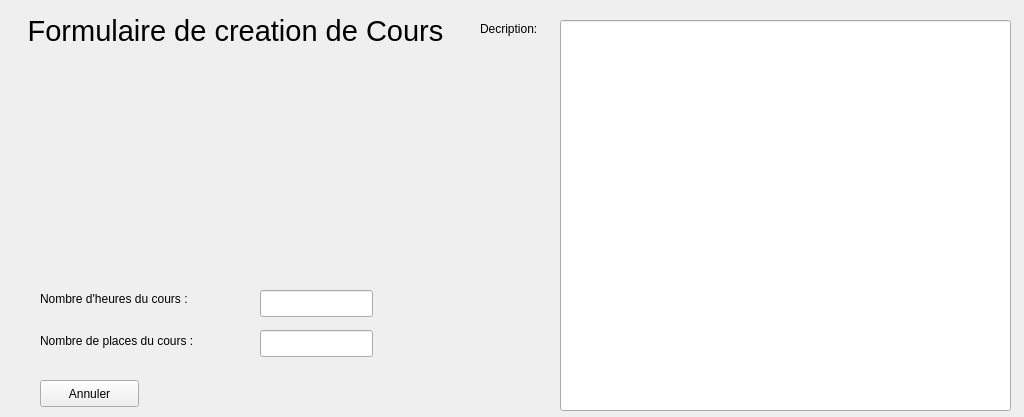
<?xml version="1.0" encoding="UTF-8"?>
<ui version="4.0">
 <class>Contenu</class>
 <widget class="QStackedWidget" name="Contenu">
  <property name="geometry">
   <rect>
    <x>0</x>
    <y>0</y>
    <width>1024</width>
    <height>417</height>
   </rect>
  </property>
  <property name="windowTitle">
   <string>StackedWidget</string>
  </property>
  <property name="currentIndex">
   <number>4</number>
  </property>
  <widget class="QWidget" name="connInsc">
   <widget class="QGroupBox" name="grpConnexion">
    <property name="geometry">
     <rect>
      <x>40</x>
      <y>30</y>
      <width>491</width>
      <height>361</height>
     </rect>
    </property>
    <property name="font">
     <font>
      <pointsize>12</pointsize>
     </font>
    </property>
    <property name="title">
     <string>Connexion</string>
    </property>
    <widget class="QLineEdit" name="connexionIdentifiant">
     <property name="geometry">
      <rect>
       <x>10</x>
       <y>80</y>
       <width>471</width>
       <height>71</height>
      </rect>
     </property>
     <property name="font">
      <font>
       <pointsize>35</pointsize>
      </font>
     </property>
    </widget>
    <widget class="QLineEdit" name="connexionMDP">
     <property name="geometry">
      <rect>
       <x>10</x>
       <y>220</y>
       <width>471</width>
       <height>71</height>
      </rect>
     </property>
     <property name="font">
      <font>
       <pointsize>35</pointsize>
      </font>
     </property>
     <property name="echoMode">
      <enum>QLineEdit::Password</enum>
     </property>
    </widget>
    <widget class="QPushButton" name="connexionButton">
     <property name="geometry">
      <rect>
       <x>10</x>
       <y>300</y>
       <width>251</width>
       <height>31</height>
      </rect>
     </property>
     <property name="font">
      <font>
       <pointsize>12</pointsize>
      </font>
     </property>
     <property name="text">
      <string>Connexion</string>
     </property>
    </widget>
    <widget class="QLabel" name="label_26">
     <property name="geometry">
      <rect>
       <x>10</x>
       <y>20</y>
       <width>181</width>
       <height>71</height>
      </rect>
     </property>
     <property name="font">
      <font>
       <pointsize>16</pointsize>
      </font>
     </property>
     <property name="text">
      <string>Identifiant :</string>
     </property>
    </widget>
    <widget class="QLabel" name="label_27">
     <property name="geometry">
      <rect>
       <x>10</x>
       <y>160</y>
       <width>181</width>
       <height>71</height>
      </rect>
     </property>
     <property name="font">
      <font>
       <pointsize>16</pointsize>
      </font>
     </property>
     <property name="text">
      <string>Mot de Passe :</string>
     </property>
    </widget>
   </widget>
   <widget class="QGroupBox" name="grpInscrip">
    <property name="geometry">
     <rect>
      <x>550</x>
      <y>30</y>
      <width>421</width>
      <height>351</height>
     </rect>
    </property>
    <property name="font">
     <font>
      <pointsize>12</pointsize>
     </font>
    </property>
    <property name="title">
     <string>Inscription</string>
    </property>
    <widget class="QLabel" name="label_28">
     <property name="geometry">
      <rect>
       <x>10</x>
       <y>20</y>
       <width>181</width>
       <height>71</height>
      </rect>
     </property>
     <property name="font">
      <font>
       <pointsize>16</pointsize>
      </font>
     </property>
     <property name="text">
      <string>Identifiant :</string>
     </property>
    </widget>
    <widget class="QLabel" name="label_29">
     <property name="geometry">
      <rect>
       <x>10</x>
       <y>160</y>
       <width>181</width>
       <height>71</height>
      </rect>
     </property>
     <property name="font">
      <font>
       <pointsize>16</pointsize>
      </font>
     </property>
     <property name="text">
      <string>Mot de Passe :</string>
     </property>
    </widget>
    <widget class="QPushButton" name="inscripButton">
     <property name="geometry">
      <rect>
       <x>10</x>
       <y>300</y>
       <width>231</width>
       <height>31</height>
      </rect>
     </property>
     <property name="text">
      <string>Inscription</string>
     </property>
    </widget>
    <widget class="QLineEdit" name="inscripIdentifiant">
     <property name="geometry">
      <rect>
       <x>10</x>
       <y>80</y>
       <width>401</width>
       <height>71</height>
      </rect>
     </property>
     <property name="font">
      <font>
       <pointsize>35</pointsize>
      </font>
     </property>
    </widget>
    <widget class="QLineEdit" name="inscripMDP">
     <property name="geometry">
      <rect>
       <x>10</x>
       <y>220</y>
       <width>401</width>
       <height>71</height>
      </rect>
     </property>
     <property name="font">
      <font>
       <pointsize>35</pointsize>
      </font>
     </property>
     <property name="echoMode">
      <enum>QLineEdit::Password</enum>
     </property>
    </widget>
   </widget>
  </widget>
  <widget class="QWidget" name="menuAdmin">
   <widget class="QLabel" name="label_12">
    <property name="geometry">
     <rect>
      <x>180</x>
      <y>110</y>
      <width>371</width>
      <height>61</height>
     </rect>
    </property>
    <property name="font">
     <font>
      <pointsize>15</pointsize>
     </font>
    </property>
    <property name="text">
     <string>Accepter ou refuser un cours proposé 
par un enseignant. 
</string>
    </property>
    <property name="alignment">
     <set>Qt::AlignLeading|Qt::AlignLeft|Qt::AlignTop</set>
    </property>
   </widget>
   <widget class="QPushButton" name="b_deco_3">
    <property name="geometry">
     <rect>
      <x>860</x>
      <y>370</y>
      <width>141</width>
      <height>31</height>
     </rect>
    </property>
    <property name="font">
     <font>
      <pointsize>13</pointsize>
     </font>
    </property>
    <property name="cursor">
     <cursorShape>PointingHandCursor</cursorShape>
    </property>
    <property name="text">
     <string>DECONNEXION</string>
    </property>
   </widget>
   <widget class="QPushButton" name="b_opencours_4">
    <property name="geometry">
     <rect>
      <x>50</x>
      <y>210</y>
      <width>99</width>
      <height>21</height>
     </rect>
    </property>
    <property name="text">
     <string>Ouvrir Cours</string>
    </property>
   </widget>
   <widget class="QLabel" name="label_13">
    <property name="geometry">
     <rect>
      <x>50</x>
      <y>30</y>
      <width>241</width>
      <height>41</height>
     </rect>
    </property>
    <property name="font">
     <font>
      <pointsize>22</pointsize>
     </font>
    </property>
    <property name="text">
     <string>Menu Admin</string>
    </property>
   </widget>
   <widget class="QLabel" name="label_14">
    <property name="geometry">
     <rect>
      <x>180</x>
      <y>210</y>
      <width>311</width>
      <height>61</height>
     </rect>
    </property>
    <property name="font">
     <font>
      <pointsize>15</pointsize>
     </font>
    </property>
    <property name="text">
     <string>Ouvrir un cours aux inscriptions.</string>
    </property>
    <property name="alignment">
     <set>Qt::AlignLeading|Qt::AlignLeft|Qt::AlignTop</set>
    </property>
   </widget>
   <widget class="QPushButton" name="b_acccours_2">
    <property name="geometry">
     <rect>
      <x>38</x>
      <y>110</y>
      <width>111</width>
      <height>27</height>
     </rect>
    </property>
    <property name="text">
     <string>Accepter Cours</string>
    </property>
   </widget>
  </widget>
  <widget class="QWidget" name="menuEtudiant">
   <widget class="QLabel" name="label_6">
    <property name="geometry">
     <rect>
      <x>170</x>
      <y>160</y>
      <width>351</width>
      <height>61</height>
     </rect>
    </property>
    <property name="font">
     <font>
      <pointsize>15</pointsize>
     </font>
    </property>
    <property name="text">
     <string>Consulter un cours ou on est inscrit.</string>
    </property>
    <property name="alignment">
     <set>Qt::AlignLeading|Qt::AlignLeft|Qt::AlignTop</set>
    </property>
   </widget>
   <widget class="QLabel" name="label">
    <property name="geometry">
     <rect>
      <x>30</x>
      <y>20</y>
      <width>241</width>
      <height>41</height>
     </rect>
    </property>
    <property name="font">
     <font>
      <pointsize>22</pointsize>
     </font>
    </property>
    <property name="text">
     <string>Menu Etudiant</string>
    </property>
   </widget>
   <widget class="QLabel" name="label_7">
    <property name="geometry">
     <rect>
      <x>170</x>
      <y>210</y>
      <width>351</width>
      <height>61</height>
     </rect>
    </property>
    <property name="font">
     <font>
      <pointsize>15</pointsize>
     </font>
    </property>
    <property name="text">
     <string>Rendre un devoir, dans un cours ou on 
est inscrit.</string>
    </property>
    <property name="alignment">
     <set>Qt::AlignLeading|Qt::AlignLeft|Qt::AlignTop</set>
    </property>
   </widget>
   <widget class="QPushButton" name="b_deco">
    <property name="geometry">
     <rect>
      <x>840</x>
      <y>360</y>
      <width>141</width>
      <height>31</height>
     </rect>
    </property>
    <property name="font">
     <font>
      <pointsize>13</pointsize>
     </font>
    </property>
    <property name="cursor">
     <cursorShape>PointingHandCursor</cursorShape>
    </property>
    <property name="text">
     <string>DECONNEXION</string>
    </property>
   </widget>
   <widget class="QLabel" name="label_3">
    <property name="geometry">
     <rect>
      <x>160</x>
      <y>260</y>
      <width>67</width>
      <height>17</height>
     </rect>
    </property>
    <property name="text">
     <string/>
    </property>
   </widget>
   <widget class="QPushButton" name="b_acccours">
    <property name="geometry">
     <rect>
      <x>40</x>
      <y>100</y>
      <width>101</width>
      <height>20</height>
     </rect>
    </property>
    <property name="text">
     <string>Inscriptons</string>
    </property>
   </widget>
   <widget class="QLabel" name="label_2">
    <property name="geometry">
     <rect>
      <x>170</x>
      <y>100</y>
      <width>371</width>
      <height>61</height>
     </rect>
    </property>
    <property name="font">
     <font>
      <pointsize>15</pointsize>
     </font>
    </property>
    <property name="text">
     <string>Page des Inscriptions et desinscriptions
à la liste des cours ouverts</string>
    </property>
    <property name="alignment">
     <set>Qt::AlignLeading|Qt::AlignLeft|Qt::AlignTop</set>
    </property>
   </widget>
   <widget class="QLabel" name="label_8">
    <property name="geometry">
     <rect>
      <x>170</x>
      <y>260</y>
      <width>351</width>
      <height>81</height>
     </rect>
    </property>
    <property name="font">
     <font>
      <pointsize>15</pointsize>
     </font>
    </property>
    <property name="text">
     <string>Consulter les notes disponibles à 
des devoirs rendus dans un cours 
ou l'on est inscrit.</string>
    </property>
    <property name="alignment">
     <set>Qt::AlignLeading|Qt::AlignLeft|Qt::AlignTop</set>
    </property>
   </widget>
   <widget class="QPushButton" name="b_opencours_2">
    <property name="geometry">
     <rect>
      <x>40</x>
      <y>210</y>
      <width>99</width>
      <height>21</height>
     </rect>
    </property>
    <property name="text">
     <string>Rendre</string>
    </property>
   </widget>
   <widget class="QPushButton" name="b_opencours">
    <property name="geometry">
     <rect>
      <x>40</x>
      <y>160</y>
      <width>99</width>
      <height>21</height>
     </rect>
    </property>
    <property name="text">
     <string>Consulter</string>
    </property>
   </widget>
   <widget class="QPushButton" name="b_opencours_3">
    <property name="geometry">
     <rect>
      <x>40</x>
      <y>260</y>
      <width>99</width>
      <height>21</height>
     </rect>
    </property>
    <property name="text">
     <string>Notes</string>
    </property>
   </widget>
   <zorder>label_6</zorder>
   <zorder>label</zorder>
   <zorder>label_7</zorder>
   <zorder>label_3</zorder>
   <zorder>b_acccours</zorder>
   <zorder>label_2</zorder>
   <zorder>label_8</zorder>
   <zorder>b_opencours_2</zorder>
   <zorder>b_opencours</zorder>
   <zorder>b_opencours_3</zorder>
   <zorder>b_deco</zorder>
  </widget>
  <widget class="QWidget" name="menuEnseignant">
   <widget class="QPushButton" name="b_depot">
    <property name="geometry">
     <rect>
      <x>30</x>
      <y>200</y>
      <width>99</width>
      <height>41</height>
     </rect>
    </property>
    <property name="text">
     <string>Depot
Ressource</string>
    </property>
   </widget>
   <widget class="QPushButton" name="b_addcours">
    <property name="geometry">
     <rect>
      <x>30</x>
      <y>100</y>
      <width>99</width>
      <height>27</height>
     </rect>
    </property>
    <property name="text">
     <string>Ajouter Cours</string>
    </property>
   </widget>
   <widget class="QPushButton" name="b_deco_2">
    <property name="geometry">
     <rect>
      <x>840</x>
      <y>350</y>
      <width>141</width>
      <height>31</height>
     </rect>
    </property>
    <property name="font">
     <font>
      <pointsize>13</pointsize>
     </font>
    </property>
    <property name="cursor">
     <cursorShape>PointingHandCursor</cursorShape>
    </property>
    <property name="text">
     <string>DECONNEXION</string>
    </property>
   </widget>
   <widget class="QLabel" name="label_4">
    <property name="geometry">
     <rect>
      <x>160</x>
      <y>260</y>
      <width>67</width>
      <height>17</height>
     </rect>
    </property>
    <property name="text">
     <string/>
    </property>
   </widget>
   <widget class="QLabel" name="label_5">
    <property name="geometry">
     <rect>
      <x>150</x>
      <y>300</y>
      <width>371</width>
      <height>61</height>
     </rect>
    </property>
    <property name="font">
     <font>
      <pointsize>15</pointsize>
     </font>
    </property>
    <property name="text">
     <string>Consulter les devoirs des Etudiants. 
 Les noter est aussi une possiblité.
</string>
    </property>
    <property name="alignment">
     <set>Qt::AlignLeading|Qt::AlignLeft|Qt::AlignTop</set>
    </property>
   </widget>
   <widget class="QLabel" name="label_9">
    <property name="geometry">
     <rect>
      <x>160</x>
      <y>200</y>
      <width>311</width>
      <height>61</height>
     </rect>
    </property>
    <property name="font">
     <font>
      <pointsize>15</pointsize>
     </font>
    </property>
    <property name="text">
     <string>Ajouter des ressources à un cours
 approuvé.</string>
    </property>
    <property name="alignment">
     <set>Qt::AlignLeading|Qt::AlignLeft|Qt::AlignTop</set>
    </property>
   </widget>
   <widget class="QPushButton" name="b_devoir">
    <property name="geometry">
     <rect>
      <x>30</x>
      <y>300</y>
      <width>99</width>
      <height>27</height>
     </rect>
    </property>
    <property name="text">
     <string>Devoirs</string>
    </property>
   </widget>
   <widget class="QLabel" name="label_10">
    <property name="geometry">
     <rect>
      <x>30</x>
      <y>20</y>
      <width>241</width>
      <height>41</height>
     </rect>
    </property>
    <property name="font">
     <font>
      <pointsize>22</pointsize>
     </font>
    </property>
    <property name="text">
     <string>Menu Enseignant</string>
    </property>
   </widget>
   <widget class="QLabel" name="label_11">
    <property name="geometry">
     <rect>
      <x>160</x>
      <y>100</y>
      <width>371</width>
      <height>61</height>
     </rect>
    </property>
    <property name="font">
     <font>
      <pointsize>15</pointsize>
     </font>
    </property>
    <property name="text">
     <string>Ajouter un cours, qui sera soumis à un 
administrateur pour approbation</string>
    </property>
    <property name="alignment">
     <set>Qt::AlignLeading|Qt::AlignLeft|Qt::AlignTop</set>
    </property>
   </widget>
  </widget>
  <widget class="QWidget" name="formCreaCours">
   <widget class="QPushButton" name="b_cancel">
    <property name="geometry">
     <rect>
      <x>40</x>
      <y>380</y>
      <width>99</width>
      <height>27</height>
     </rect>
    </property>
    <property name="text">
     <string>Annuler</string>
    </property>
   </widget>
   <widget class="QLineEdit" name="f_plCours">
    <property name="geometry">
     <rect>
      <x>260</x>
      <y>330</y>
      <width>113</width>
      <height>27</height>
     </rect>
    </property>
   </widget>
   <widget class="QLineEdit" name="f_desc">
    <property name="geometry">
     <rect>
      <x>560</x>
      <y>20</y>
      <width>451</width>
      <height>391</height>
     </rect>
    </property>
   </widget>
   <widget class="QLabel" name="label_15">
    <property name="geometry">
     <rect>
      <x>20</x>
      <y>10</y>
      <width>431</width>
      <height>41</height>
     </rect>
    </property>
    <property name="font">
     <font>
      <pointsize>22</pointsize>
     </font>
    </property>
    <property name="text">
     <string>Formulaire de creation de Cours</string>
    </property>
    <property name="alignment">
     <set>Qt::AlignCenter</set>
    </property>
   </widget>
   <widget class="QLabel" name="label_16">
    <property name="geometry">
     <rect>
      <x>480</x>
      <y>20</y>
      <width>91</width>
      <height>17</height>
     </rect>
    </property>
    <property name="text">
     <string>Decription:</string>
    </property>
   </widget>
   <widget class="QLineEdit" name="f_nhCours">
    <property name="geometry">
     <rect>
      <x>260</x>
      <y>290</y>
      <width>113</width>
      <height>27</height>
     </rect>
    </property>
   </widget>
   <widget class="QLabel" name="label_17">
    <property name="geometry">
     <rect>
      <x>40</x>
      <y>330</y>
      <width>211</width>
      <height>21</height>
     </rect>
    </property>
    <property name="text">
     <string>Nombre de places du cours :</string>
    </property>
   </widget>
   <widget class="QLabel" name="label_18">
    <property name="geometry">
     <rect>
      <x>40</x>
      <y>290</y>
      <width>211</width>
      <height>17</height>
     </rect>
    </property>
    <property name="text">
     <string>Nombre d'heures du cours :</string>
    </property>
   </widget>
  </widget>
  <widget class="QWidget" name="formAcceptCours">
   <widget class="QLabel" name="l_nhcours">
    <property name="geometry">
     <rect>
      <x>260</x>
      <y>130</y>
      <width>71</width>
      <height>17</height>
     </rect>
    </property>
    <property name="text">
     <string>&lt;number&gt;</string>
    </property>
   </widget>
   <widget class="QLabel" name="label_19">
    <property name="geometry">
     <rect>
      <x>490</x>
      <y>20</y>
      <width>91</width>
      <height>17</height>
     </rect>
    </property>
    <property name="text">
     <string>Decription:</string>
    </property>
   </widget>
   <widget class="QPushButton" name="b_accept">
    <property name="geometry">
     <rect>
      <x>50</x>
      <y>280</y>
      <width>99</width>
      <height>27</height>
     </rect>
    </property>
    <property name="text">
     <string>Accepter</string>
    </property>
   </widget>
   <widget class="QComboBox" name="cb_l_cours">
    <property name="geometry">
     <rect>
      <x>240</x>
      <y>100</y>
      <width>131</width>
      <height>27</height>
     </rect>
    </property>
   </widget>
   <widget class="QPushButton" name="b_refuse">
    <property name="geometry">
     <rect>
      <x>190</x>
      <y>280</y>
      <width>99</width>
      <height>27</height>
     </rect>
    </property>
    <property name="text">
     <string>Refuser</string>
    </property>
   </widget>
   <widget class="QPushButton" name="b_cancel_2">
    <property name="geometry">
     <rect>
      <x>50</x>
      <y>360</y>
      <width>99</width>
      <height>27</height>
     </rect>
    </property>
    <property name="text">
     <string>Retour</string>
    </property>
   </widget>
   <widget class="QLabel" name="label_20">
    <property name="geometry">
     <rect>
      <x>50</x>
      <y>150</y>
      <width>211</width>
      <height>21</height>
     </rect>
    </property>
    <property name="text">
     <string>Nombre de places du cours :</string>
    </property>
   </widget>
   <widget class="QLabel" name="label_21">
    <property name="geometry">
     <rect>
      <x>50</x>
      <y>100</y>
      <width>181</width>
      <height>17</height>
     </rect>
    </property>
    <property name="text">
     <string>Liste des cours à accepter :</string>
    </property>
   </widget>
   <widget class="QLabel" name="label_22">
    <property name="geometry">
     <rect>
      <x>30</x>
      <y>10</y>
      <width>431</width>
      <height>41</height>
     </rect>
    </property>
    <property name="font">
     <font>
      <pointsize>22</pointsize>
     </font>
    </property>
    <property name="text">
     <string>Acceptation de Cours</string>
    </property>
    <property name="alignment">
     <set>Qt::AlignCenter</set>
    </property>
   </widget>
   <widget class="QLabel" name="label_23">
    <property name="geometry">
     <rect>
      <x>120</x>
      <y>220</y>
      <width>121</width>
      <height>20</height>
     </rect>
    </property>
    <property name="text">
     <string>Date de fin:</string>
    </property>
   </widget>
   <widget class="QLabel" name="l_npcours">
    <property name="geometry">
     <rect>
      <x>260</x>
      <y>150</y>
      <width>71</width>
      <height>17</height>
     </rect>
    </property>
    <property name="text">
     <string>&lt;number&gt;</string>
    </property>
   </widget>
   <widget class="QLabel" name="l_desc">
    <property name="geometry">
     <rect>
      <x>500</x>
      <y>50</y>
      <width>501</width>
      <height>351</height>
     </rect>
    </property>
    <property name="text">
     <string>&lt;desc&gt;</string>
    </property>
    <property name="alignment">
     <set>Qt::AlignLeading|Qt::AlignLeft|Qt::AlignTop</set>
    </property>
   </widget>
   <widget class="QLabel" name="label_24">
    <property name="geometry">
     <rect>
      <x>50</x>
      <y>130</y>
      <width>211</width>
      <height>17</height>
     </rect>
    </property>
    <property name="text">
     <string>Nombre d'heures du cours :</string>
    </property>
   </widget>
   <widget class="QDateEdit" name="d_debut">
    <property name="geometry">
     <rect>
      <x>230</x>
      <y>180</y>
      <width>111</width>
      <height>27</height>
     </rect>
    </property>
   </widget>
   <widget class="QDateEdit" name="d_fin">
    <property name="geometry">
     <rect>
      <x>230</x>
      <y>220</y>
      <width>111</width>
      <height>27</height>
     </rect>
    </property>
   </widget>
   <widget class="QLabel" name="label_25">
    <property name="geometry">
     <rect>
      <x>100</x>
      <y>180</y>
      <width>121</width>
      <height>20</height>
     </rect>
    </property>
    <property name="text">
     <string>Date de début:</string>
    </property>
   </widget>
  </widget>
 </widget>
 <resources/>
 <connections/>
</ui>
